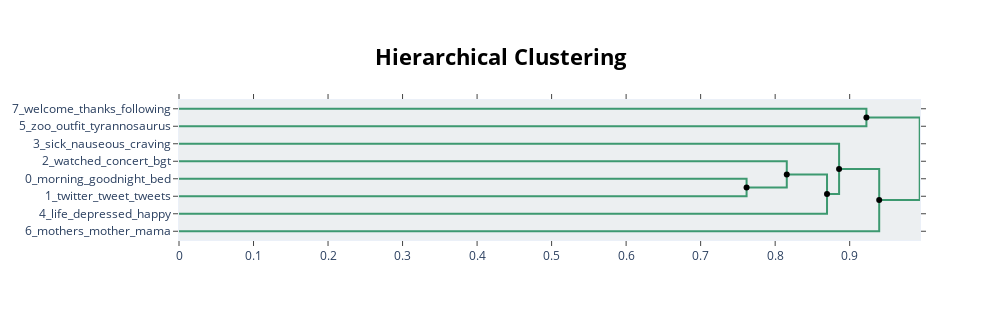

Write notebook code for a chart like this one.
### Code cell
hierarchical_topics = topic_model.hierarchical_topics(docs)
topic_model.visualize_hierarchy(hierarchical_topics=hierarchical_topics)

### Figure 1 — Plotly figure (JSON) as saved in the notebook; plotly's stock layout.template omitted (floating-point values rounded to 4 significant figures)
{"data": [{"hoverinfo": "text", "marker": {"color": "rgb(61,153,112)"}, "mode": "lines", "text": ["welcome_thanks_following_chtx7e_cool", "", "", "zoo_outfit_tyrannosaurus_photo_shirt"], "type": "scatter", "x": [0.0, 0.9224, 0.9224, 0.0], "xaxis": "x", "y": [-5.0, -5.0, -15.0, -15.0], "yaxis": "y"}, {"hoverinfo": "text", "marker": {"color": "rgb(61,153,112)"}, "mode": "lines", "text": ["morning_goodnight_bed_night_awake", "", "", "twitter_tweet_tweets_twitterland_tweetdeck"], "type": "scatter", "x": [0.0, 0.7616, 0.7616, 0.0], "xaxis": "x", "y": [-45.0, -45.0, -55.0, -55.0], "yaxis": "y"}, {"hoverinfo": "text", "marker": {"color": "rgb(61,153,112)"}, "mode": "lines", "text": ["watched_concert_bgt_watch_movie", "", "", "twitter_tweet_tweets_morning_tweetdeck"], "type": "scatter", "x": [0.0, 0.8156, 0.8156, 0.7616], "xaxis": "x", "y": [-35.0, -35.0, -50.0, -50.0], "yaxis": "y"}, {"hoverinfo": "text", "marker": {"color": "rgb(61,153,112)"}, "mode": "lines", "text": ["tweet_twitter_tweets_tweetdeck_tonight", "", "", "life_depressed_happy_feel_miserable"], "type": "scatter", "x": [0.8156, 0.8696, 0.8696, 0.0], "xaxis": "x", "y": [-42.5, -42.5, -65.0, -65.0], "yaxis": "y"}, {"hoverinfo": "text", "marker": {"color": "rgb(61,153,112)"}, "mode": "lines", "text": ["sick_nauseous_craving_hungry_flu", "", "", "morning_night_tonight_day_today"], "type": "scatter", "x": [0.0, 0.8858, 0.8858, 0.8696], "xaxis": "x", "y": [-25.0, -25.0, -53.75, -53.75], "yaxis": "y"}, {"hoverinfo": "text", "marker": {"color": "rgb(61,153,112)"}, "mode": "lines", "text": ["morning_night_tonight_day_today", "", "", "mothers_mother_mama_mom_mum"], "type": "scatter", "x": [0.8858, 0.9396, 0.9396, 0.0], "xaxis": "x", "y": [-39.38, -39.38, -75.0, -75.0], "yaxis": "y"}, {"hoverinfo": "text", "marker": {"color": "rgb(61,153,112)"}, "mode": "lines", "text": ["zoo_outfit_photos_photo_shirt", "", "", "tweet_day_twitter_mothers_mom"], "type": "scatter", "x": [0.9224, 0.994, 0.994, 0.9396], "xaxis": "x", "y": [-10.0, -10.0, -57.19, -57.19], "yaxis": "y"}, {"hoverinfo": "text", "hovertext": ["tweet_twitter_tweets_tweetdeck_tonight", "morning_night_tonight_day_today", "zoo_outfit_photos_photo_shirt"], "marker": {"color": "black"}, "mode": "markers", "showlegend": false, "type": "scatter", "x": [0.8156, 0.8858, 0.9224], "y": [-42.5, -39.38, -10]}, {"hoverinfo": "text", "hovertext": ["twitter_tweet_tweets_morning_tweetdeck", "morning_night_tonight_day_today", "tweet_day_twitter_mothers_mom"], "marker": {"color": "black"}, "mode": "markers", "showlegend": false, "type": "scatter", "x": [0.7616, 0.8696, 0.9396], "y": [-50, -53.75, -57.19]}], "layout": {"autosize": false, "height": 320, "hoverlabel": {"bgcolor": "white", "font": {"family": "Rockwell", "size": 16}}, "hovermode": "closest", "plot_bgcolor": "#ECEFF1", "showlegend": false, "title": {"font": {"color": "Black", "size": 22}, "text": "<b>Hierarchical Clustering</b>", "x": 0.5, "xanchor": "center", "yanchor": "top"}, "width": 1000, "xaxis": {"mirror": "allticks", "rangemode": "tozero", "showgrid": false, "showline": true, "showticklabels": true, "ticks": "outside", "type": "linear", "zeroline": false}, "yaxis": {"mirror": "allticks", "range": [-80, 0], "rangemode": "tozero", "showgrid": false, "showline": true, "showticklabels": true, "tickmode": "array", "ticks": "outside", "ticktext": ["7_welcome_thanks_following", "5_zoo_outfit_tyrannosaurus", "3_sick_nauseous_craving", "2_watched_concert_bgt", "0_morning_goodnight_bed", "1_twitter_tweet_tweets", "4_life_depressed_happy", "6_mothers_mother_mama"], "tickvals": [-5, -15, -25, -35, -45, -55, -65, -75], "type": "linear", "zeroline": false}}}
